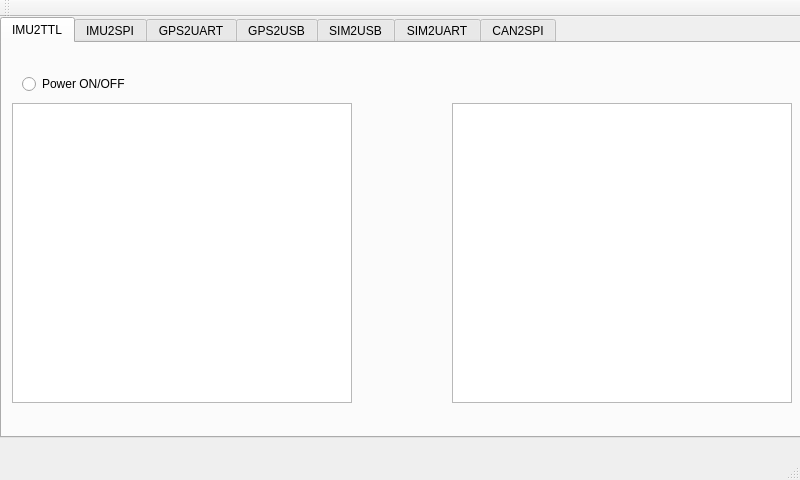
<?xml version="1.0" encoding="UTF-8"?>
<ui version="4.0">
 <class>MainWindow</class>
 <widget class="QMainWindow" name="MainWindow">
  <property name="geometry">
   <rect>
    <x>0</x>
    <y>0</y>
    <width>800</width>
    <height>480</height>
   </rect>
  </property>
  <property name="windowTitle">
   <string>MainWindow</string>
  </property>
  <widget class="QWidget" name="centralWidget">
   <widget class="QTabWidget" name="tabWidget">
    <property name="geometry">
     <rect>
      <x>0</x>
      <y>0</y>
      <width>801</width>
      <height>421</height>
     </rect>
    </property>
    <property name="currentIndex">
     <number>0</number>
    </property>
    <widget class="QWidget" name="IMU2TTL">
     <attribute name="title">
      <string>IMU2TTL</string>
     </attribute>
     <widget class="QRadioButton" name="i2tcheck">
      <property name="geometry">
       <rect>
        <x>20</x>
        <y>30</y>
        <width>131</width>
        <height>22</height>
       </rect>
      </property>
      <property name="text">
       <string>Power ON/OFF</string>
      </property>
     </widget>
     <widget class="QTextBrowser" name="IMUOutText">
      <property name="geometry">
       <rect>
        <x>10</x>
        <y>60</y>
        <width>340</width>
        <height>300</height>
       </rect>
      </property>
     </widget>
     <widget class="QGraphicsView" name="IMUOut3D">
      <property name="geometry">
       <rect>
        <x>450</x>
        <y>60</y>
        <width>340</width>
        <height>300</height>
       </rect>
      </property>
     </widget>
    </widget>
    <widget class="QWidget" name="IMU2SPI">
     <attribute name="title">
      <string>IMU2SPI</string>
     </attribute>
     <widget class="QRadioButton" name="radioButton_2">
      <property name="geometry">
       <rect>
        <x>20</x>
        <y>30</y>
        <width>131</width>
        <height>22</height>
       </rect>
      </property>
      <property name="text">
       <string>Power ON/OFF</string>
      </property>
     </widget>
     <widget class="QGraphicsView" name="IMUOut3D_2">
      <property name="geometry">
       <rect>
        <x>450</x>
        <y>60</y>
        <width>340</width>
        <height>300</height>
       </rect>
      </property>
     </widget>
     <widget class="QTextBrowser" name="IMUOutText_2">
      <property name="geometry">
       <rect>
        <x>10</x>
        <y>60</y>
        <width>340</width>
        <height>300</height>
       </rect>
      </property>
     </widget>
    </widget>
    <widget class="QWidget" name="GPS2UART">
     <attribute name="title">
      <string>GPS2UART</string>
     </attribute>
     <widget class="QRadioButton" name="radioButton_3">
      <property name="geometry">
       <rect>
        <x>20</x>
        <y>30</y>
        <width>131</width>
        <height>22</height>
       </rect>
      </property>
      <property name="text">
       <string>Power ON/OFF</string>
      </property>
     </widget>
     <widget class="QTextBrowser" name="IMUOutText_4">
      <property name="geometry">
       <rect>
        <x>450</x>
        <y>60</y>
        <width>340</width>
        <height>300</height>
       </rect>
      </property>
     </widget>
     <widget class="QLineEdit" name="lineEdit">
      <property name="geometry">
       <rect>
        <x>20</x>
        <y>90</y>
        <width>151</width>
        <height>27</height>
       </rect>
      </property>
      <property name="placeholderText">
       <string>Enter AT command</string>
      </property>
     </widget>
     <widget class="QPushButton" name="pushButton">
      <property name="geometry">
       <rect>
        <x>190</x>
        <y>90</y>
        <width>99</width>
        <height>27</height>
       </rect>
      </property>
      <property name="text">
       <string>ENTER</string>
      </property>
     </widget>
    </widget>
    <widget class="QWidget" name="GPS2USB">
     <attribute name="title">
      <string>GPS2USB</string>
     </attribute>
     <widget class="QRadioButton" name="radioButton_9">
      <property name="geometry">
       <rect>
        <x>20</x>
        <y>30</y>
        <width>131</width>
        <height>22</height>
       </rect>
      </property>
      <property name="text">
       <string>Power ON/OFF</string>
      </property>
     </widget>
     <widget class="QPushButton" name="pushButton_3">
      <property name="geometry">
       <rect>
        <x>190</x>
        <y>90</y>
        <width>99</width>
        <height>27</height>
       </rect>
      </property>
      <property name="text">
       <string>ENTER</string>
      </property>
     </widget>
     <widget class="QLineEdit" name="lineEdit_3">
      <property name="geometry">
       <rect>
        <x>20</x>
        <y>90</y>
        <width>151</width>
        <height>27</height>
       </rect>
      </property>
      <property name="placeholderText">
       <string>Enter AT command</string>
      </property>
     </widget>
     <widget class="QTextBrowser" name="IMUOutText_7">
      <property name="geometry">
       <rect>
        <x>450</x>
        <y>60</y>
        <width>340</width>
        <height>300</height>
       </rect>
      </property>
     </widget>
    </widget>
    <widget class="QWidget" name="SIM2USB">
     <attribute name="title">
      <string>SIM2USB</string>
     </attribute>
     <widget class="QPushButton" name="pushButton_4">
      <property name="geometry">
       <rect>
        <x>190</x>
        <y>90</y>
        <width>99</width>
        <height>27</height>
       </rect>
      </property>
      <property name="text">
       <string>ENTER</string>
      </property>
     </widget>
     <widget class="QTextBrowser" name="IMUOutText_8">
      <property name="geometry">
       <rect>
        <x>450</x>
        <y>60</y>
        <width>340</width>
        <height>300</height>
       </rect>
      </property>
     </widget>
     <widget class="QLineEdit" name="lineEdit_4">
      <property name="geometry">
       <rect>
        <x>20</x>
        <y>90</y>
        <width>151</width>
        <height>27</height>
       </rect>
      </property>
      <property name="placeholderText">
       <string>Enter AT command</string>
      </property>
     </widget>
     <widget class="QRadioButton" name="radioButton_10">
      <property name="geometry">
       <rect>
        <x>20</x>
        <y>30</y>
        <width>131</width>
        <height>22</height>
       </rect>
      </property>
      <property name="text">
       <string>Power ON/OFF</string>
      </property>
     </widget>
    </widget>
    <widget class="QWidget" name="SIM2UART">
     <attribute name="title">
      <string>SIM2UART</string>
     </attribute>
     <widget class="QLineEdit" name="lineEdit_5">
      <property name="geometry">
       <rect>
        <x>20</x>
        <y>90</y>
        <width>151</width>
        <height>27</height>
       </rect>
      </property>
      <property name="placeholderText">
       <string>Enter AT command</string>
      </property>
     </widget>
     <widget class="QTextBrowser" name="IMUOutText_9">
      <property name="geometry">
       <rect>
        <x>450</x>
        <y>60</y>
        <width>340</width>
        <height>300</height>
       </rect>
      </property>
     </widget>
     <widget class="QRadioButton" name="radioButton_11">
      <property name="geometry">
       <rect>
        <x>20</x>
        <y>30</y>
        <width>131</width>
        <height>22</height>
       </rect>
      </property>
      <property name="text">
       <string>Power ON/OFF</string>
      </property>
     </widget>
     <widget class="QPushButton" name="pushButton_5">
      <property name="geometry">
       <rect>
        <x>190</x>
        <y>90</y>
        <width>99</width>
        <height>27</height>
       </rect>
      </property>
      <property name="text">
       <string>ENTER</string>
      </property>
     </widget>
    </widget>
    <widget class="QWidget" name="CAN2SPI">
     <attribute name="title">
      <string>CAN2SPI</string>
     </attribute>
     <widget class="QRadioButton" name="radioButton_4">
      <property name="geometry">
       <rect>
        <x>20</x>
        <y>30</y>
        <width>131</width>
        <height>22</height>
       </rect>
      </property>
      <property name="text">
       <string>Power ON/OFF</string>
      </property>
     </widget>
     <widget class="QCheckBox" name="checkBox">
      <property name="geometry">
       <rect>
        <x>30</x>
        <y>80</y>
        <width>97</width>
        <height>22</height>
       </rect>
      </property>
      <property name="text">
       <string>RPM</string>
      </property>
     </widget>
     <widget class="QCheckBox" name="checkBox_2">
      <property name="geometry">
       <rect>
        <x>430</x>
        <y>80</y>
        <width>97</width>
        <height>22</height>
       </rect>
      </property>
      <property name="text">
       <string>speed</string>
      </property>
     </widget>
     <widget class="QGraphicsView" name="graphicsView">
      <property name="geometry">
       <rect>
        <x>530</x>
        <y>120</y>
        <width>256</width>
        <height>192</height>
       </rect>
      </property>
     </widget>
     <widget class="QGraphicsView" name="graphicsView_2">
      <property name="geometry">
       <rect>
        <x>50</x>
        <y>120</y>
        <width>256</width>
        <height>192</height>
       </rect>
      </property>
     </widget>
    </widget>
   </widget>
  </widget>
  <widget class="QMenuBar" name="menuBar">
   <property name="geometry">
    <rect>
     <x>0</x>
     <y>0</y>
     <width>800</width>
     <height>25</height>
    </rect>
   </property>
  </widget>
  <widget class="QToolBar" name="mainToolBar">
   <attribute name="toolBarArea">
    <enum>TopToolBarArea</enum>
   </attribute>
   <attribute name="toolBarBreak">
    <bool>false</bool>
   </attribute>
  </widget>
  <widget class="QStatusBar" name="statusBar"/>
 </widget>
 <layoutdefault spacing="6" margin="11"/>
 <resources/>
 <connections/>
</ui>
